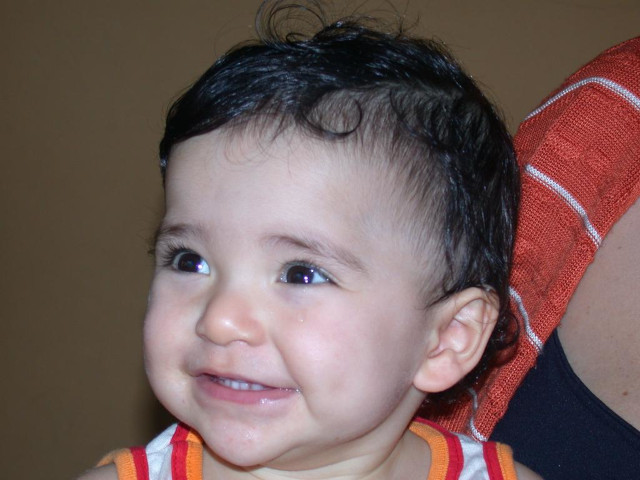
//> input picture ex4/biel.jpg, 640 x 480 px
$ ./decodificaimg biel.jpg   (built with g++ and OpenCV 4)
//> lines starting //> are read from the running program, lines starting //| are printed output that depends on the picture
#include <iostream>
#include <opencv2/opencv.hpp>

int main(int argc, char**argv) {
  cv::Mat imagemPortadora, imagemFinal;
  cv::Vec3b valPortadora;
  int nbits = 3;

  imagemPortadora = cv::imread(argv[1], cv::IMREAD_COLOR);
//> imagemPortadora is the input picture: 480 rows x 640 cols, CV_8UC3; mean B, G, R 89.9, 92.5, 114.1

  if (imagemPortadora.empty()) {
    std::cout << "imagem nao carregou corretamente" << std::endl;
    return (-1);
  }

  imagemFinal = imagemPortadora.clone();

  for (int i = 0; i < imagemPortadora.rows; i++) {
    for (int j = 0; j < imagemPortadora.cols; j++) {
      valPortadora = imagemPortadora.at<cv::Vec3b>(i, j);

    /*os bits menos significativos dos pixels da imagem fornecida irão compor
    os bits mais significativos dos pixels da imagem recuperada*/
      valPortadora[0] = valPortadora[0] << (8-nbits);
      valPortadora[1] = valPortadora[1] << (8-nbits);
      valPortadora[2] = valPortadora[2] << (8-nbits);

      imagemFinal.at<cv::Vec3b>(i, j) = valPortadora;
    }
  }
//> this loop made 480 passes
//> valPortadora on passes 1 to 3: [224, 0, 160], [0, 32, 192], [0, 32, 192]
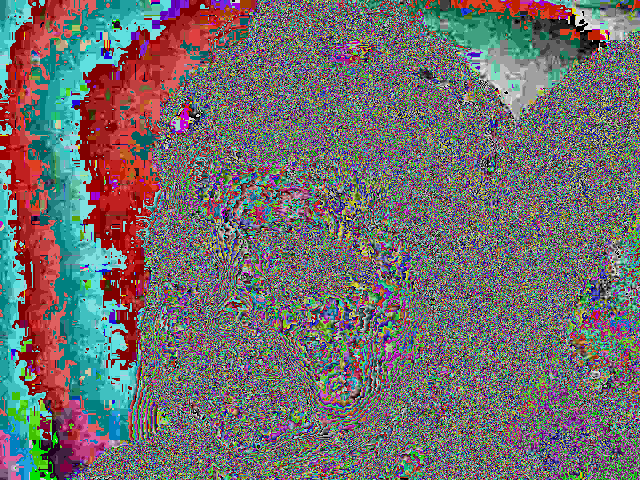
//> imagemFinal: 480 rows x 640 cols, CV_8UC3; mean B, G, R 110, 110.1, 112.9
//> after the loop, valPortadora = [192, 96, 192]

  cv::imshow("Original", imagemPortadora);
  cv::waitKey();
  cv::imshow("Decodificada", imagemFinal);
  cv::waitKey();
  return 0;
}
